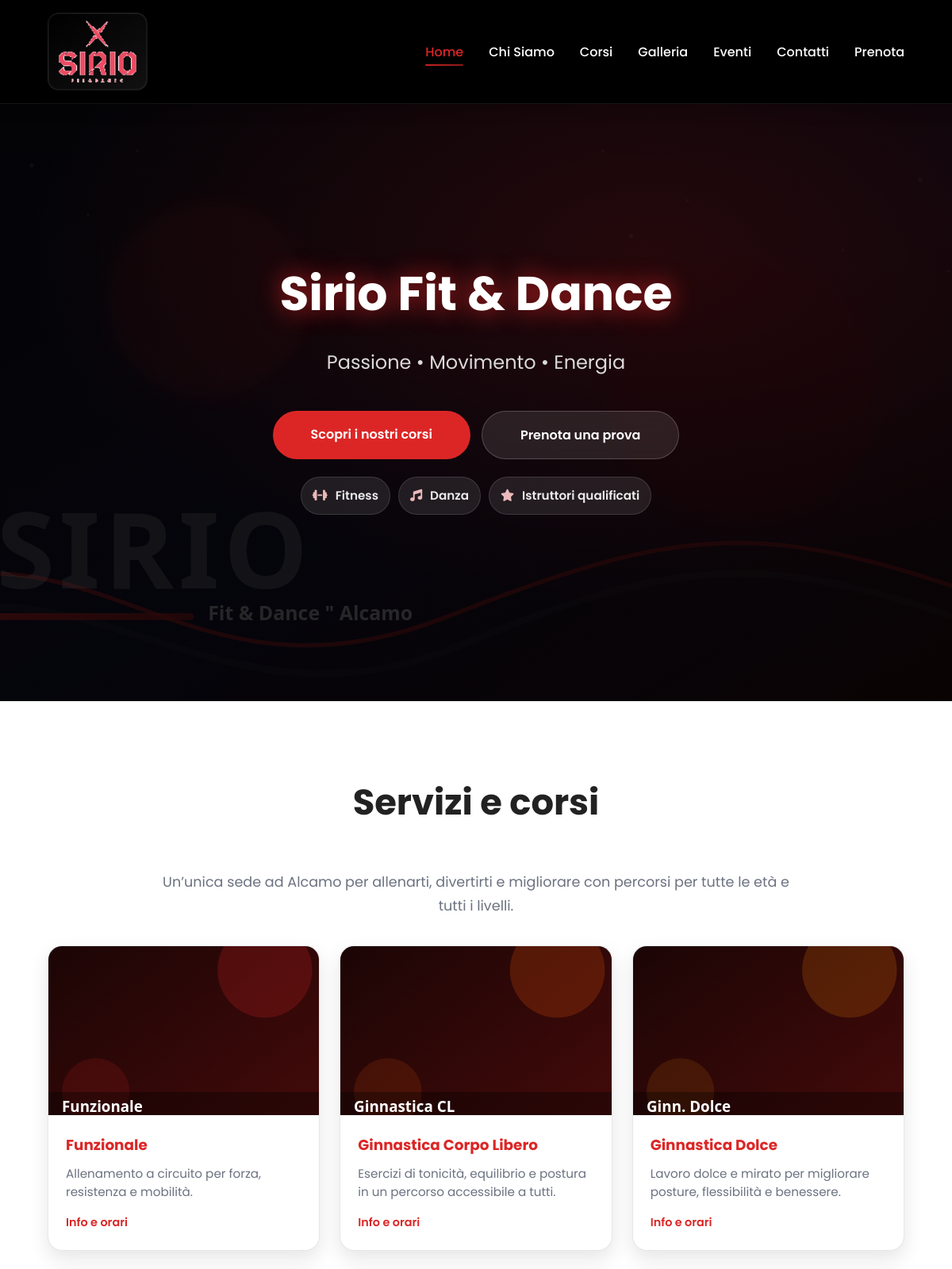
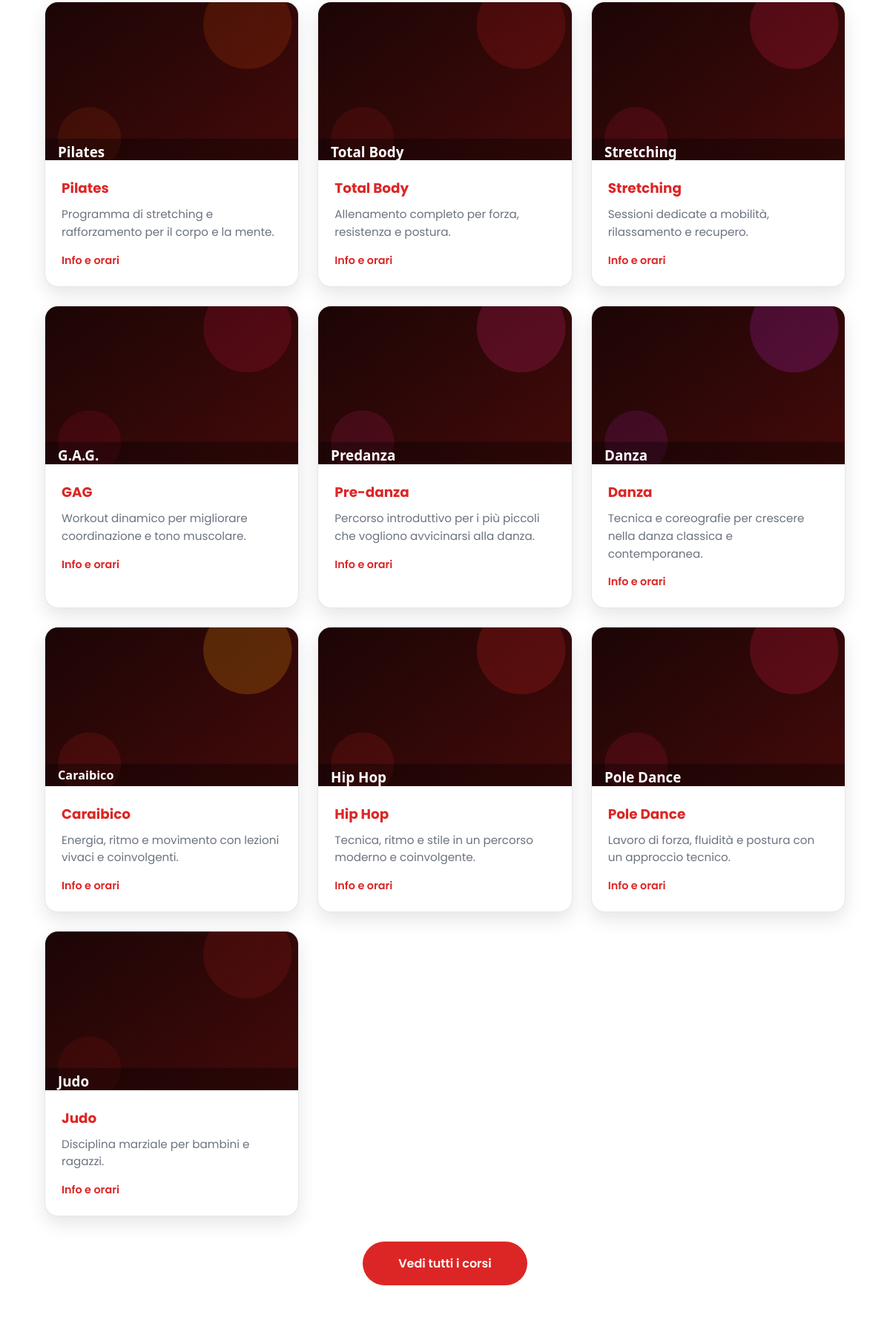
The page / (upper part) on the database its author committed (2 pictures, top to bottom).
### tables this page shows
CREATE TABLE IF NOT EXISTS site_content (
  id INT AUTO_INCREMENT PRIMARY KEY,
  content_key VARCHAR(80) NOT NULL UNIQUE,
  content_value LONGTEXT NOT NULL,
  created_at TIMESTAMP DEFAULT CURRENT_TIMESTAMP,
  updated_at TIMESTAMP DEFAULT CURRENT_TIMESTAMP ON UPDATE CURRENT_TIMESTAMP
);

CREATE TABLE IF NOT EXISTS courses (
  id INT AUTO_INCREMENT PRIMARY KEY,
  slug VARCHAR(120) NOT NULL UNIQUE,
  categoria VARCHAR(60) NOT NULL,
  titolo VARCHAR(180) NOT NULL,
  descrizione TEXT NOT NULL,
  immagine VARCHAR(255) NOT NULL DEFAULT 'assets/img/corsi/placeholder.svg',
  disponibile TINYINT(1) NOT NULL DEFAULT 1,
  ordine INT NOT NULL DEFAULT 0,
  orari_testo TEXT NULL,
  orari_json LONGTEXT NULL,
  created_at TIMESTAMP DEFAULT CURRENT_TIMESTAMP,
  updated_at TIMESTAMP DEFAULT CURRENT_TIMESTAMP ON UPDATE CURRENT_TIMESTAMP
);

### includes/functions.php (called while the page is built, shortened)
<?php
function getContent(): array
{
    $conn = db_connect();
    $stmt = $conn->prepare('SELECT content_value FROM site_content WHERE content_key = ? LIMIT 1');
    $key = 'site_data';
    $stmt->bind_param('s', $key);
    $stmt->execute();
    $row = $stmt->get_result()->fetch_assoc();
    if ($row && !empty($row['content_value'])) {
        $decoded = json_decode($row['content_value'], true);
        if (is_array($decoded)) {
            return $decoded;
        }
    }
    $defaults = getDefaultContent();
    return $defaults;
}
function normalizeCourseData(array $row): array
{
    $scheduleData = [];
    $orariJson = trim((string) ($row['orari_json'] ?? ''));
    if ($orariJson !== '') {
        $decoded = json_decode($orariJson, true);
        if (is_array($decoded)) {
            if (isset($decoded['orari_settimana']) && is_array($decoded['orari_settimana'])) {
                $scheduleData['orari_settimana'] = $decoded['orari_settimana'];
            }
        }
    }
    $orariTesto = trim((string) ($row['orari_testo'] ?? ''));
    if ($orariTesto !== '') {
        $scheduleData['orari_testo'] = $orariTesto;
    }
    return [
        'slug' => $row['slug'],
        'categoria' => $row['categoria'],
        'titolo' => $row['titolo'],
        'descrizione' => $row['descrizione'],
        'immagine' => $row['immagine'],
        'disponibile' => (bool) $row['disponibile'],
        'orari_testo' => $scheduleData['orari_testo'] ?? '',
        'orari_settimana' => $scheduleData['orari_settimana'] ?? [],
        'orari' => $scheduleData['orari'] ?? [],
    ];
}
function corsoUrl(array $corso): string {
    return 'corso.php?slug=' . urlencode($corso['slug'] ?? '');
}
function getAllCourses(): array
{
    $conn = db_connect();
    $result = $conn->query('SELECT * FROM courses ORDER BY ordine, titolo');
    $corsi = [];
    while ($row = $result->fetch_assoc()) {
        $corso = normalizeCourseData($row);
        $corso['id'] = (int) $row['id'];
        $corsi[] = $corso;
    }
    return $corsi;
}
$content = getContent();
?>

### includes/course-card.php (the view, shortened to what this page needs)
<?php
$disponibile = !empty($corso['disponibile']);
$url = corsoUrl($corso);
$showImage = empty($noCardImage);
$img = $corso['immagine'] ?? 'assets/img/corsi/placeholder.svg';
$ctaLabel = $disponibile ? 'Info e orari' : 'Prossimamente';
?>
<?php if ($showImage): ?>
<a class="course-card course-card-link" href="<?= htmlspecialchars($url) ?>">
  <div class="course-card-media">
    <img src="<?= htmlspecialchars($img) ?>" alt="<?= htmlspecialchars($corso['titolo']) ?>" loading="lazy">
  </div>
  <div class="course-card-body">
    <h3><?= htmlspecialchars($corso['titolo']) ?></h3>
    <p><?= htmlspecialchars($corso['descrizione']) ?></p>
    <span class="course-card-cta"><?= $ctaLabel ?></span>
  </div>
</a>
<?php endif; ?>

### index.php (shortened to what this page needs)
<?php require 'header.php'; ?>
<section class="hero">
  <div class="hero-content">
    <h1><?= $content['home']['hero_title'] ?></h1>
    <p class="subtitle"><?= $content['home']['hero_subtitle'] ?></p>
    <div class="hero-actions">
      <a href="corsi.php" class="btn"><?= $content['home']['hero_button'] ?></a>
      <a href="contatti.php" class="btn secondary">Prenota una prova</a>
    </div>
    <div class="hero-badges" aria-label="Punti di forza">
      <span class="badge"><i class="fa-solid fa-dumbbell"></i> Fitness</span>
      <span class="badge"><i class="fa-solid fa-music"></i> Danza</span>
      <span class="badge"><i class="fa-solid fa-star"></i> Istruttori qualificati</span>
    </div>
  </div>
</section>
<section class="section">
  <div class="container">
    <h2>Servizi e corsi</h2>
    <p class="lead">Un’unica sede ad Alcamo per allenarti, divertirti e migliorare con percorsi per tutte le età e tutti i livelli.</p>
    <div class="courses-grid" style="margin-top: 34px;">
      <?php $homeCourses = getAllCourses(); if (empty($homeCourses)) { $homeCourses = $content['corsi']['lista'] ?? []; } foreach ($homeCourses as $corso): ?>
        <?php include __DIR__ . '/includes/course-card.php'; ?>
      <?php endforeach; ?>
    </div>
    <div style="margin-top: 34px;">
      <a class="btn" href="corsi.php">Vedi tutti i corsi</a>
    </div>
  </div>
</section>
<?php require 'footer.php'; ?>

### assets/css/style.css (style rules this page uses)
* { margin: 0; padding: 0; box-sizing: border-box; }
body { font-family: 'Poppins', sans-serif; line-height: 1.7; color: #333; background: #ffffff; }
:root { --bg: #0f0a0a; --bg-2: #111; --text: #111827; --muted: #6b7280; --brand: #dc2626; --brand-hover: #ef4444; --brand-2: #991b1b; --card: #ffffff; --border: rgba(17, 24, 39, 0.10); --shadow: 0 10px 25px rgba(0,0,0,0.10); --shadow-2: 0 20px 40px rgba(220, 38, 38, 0.20); --radius: 18px; }
.container { max-width: 1200px; margin: 0 auto; padding: 0 5%; }
.hero { height: 100vh; background: linear-gradient(rgba(0,0,0,0.7), rgba(0,0,0,0.75)), url('../img/hero.svg') center/cover no-repeat; display: flex; align-items: center; justify-content: center; text-align: center; color: white; }
.hero-content h1 { font-size: clamp(2.6rem, 5vw, 4.8rem); margin-bottom: 1rem; text-shadow: 0 0 30px rgba(220, 38, 38, 0.85); }
.subtitle { font-size: 1.5rem; margin-bottom: 2.5rem; color: rgba(255,255,255,0.85); }
.btn { display: inline-block; padding: 16px 48px; background: var(--brand); color: white; border-radius: 50px; text-decoration: none; font-weight: 600; transition: all 0.4s ease; border: 0; cursor: pointer; }
.btn.secondary { background: rgba(255,255,255,0.10); border: 1px solid rgba(255,255,255,0.20); backdrop-filter: blur(10px); }
.hero-actions { display: flex; gap: 14px; justify-content: center; flex-wrap: wrap; }
.hero-badges { margin-top: 22px; display: flex; gap: 10px; justify-content: center; flex-wrap: wrap; opacity: 0.92; }
.badge { display: inline-flex; align-items: center; gap: 10px; padding: 10px 14px; border-radius: 999px; background: rgba(255,255,255,0.10); border: 1px solid rgba(255,255,255,0.14); font-weight: 600; font-size: 0.95rem; }
.badge i { color: #fecaca; }
.section { padding: 90px 0; text-align: center; }
.section h2 { font-size: 2.8rem; margin-bottom: 3rem; color: #222; }
.section .lead { max-width: 820px; margin: 0 auto; color: var(--muted); font-size: 1.1rem; }
.courses-grid { display: grid; grid-template-columns: repeat(auto-fit, minmax(280px, 1fr)); gap: 25px; max-width: 1200px; margin: 0 auto; }
.course-card, .course-card-link { background: white; border-radius: var(--radius); overflow: hidden; box-shadow: var(--shadow); transition: all 0.35s ease; border: 1px solid var(--border); text-align: left; display: flex; flex-direction: column; }
a.course-card-link, a.course-card-link:link, a.course-card-link:visited, a.course-card-link:hover, a.course-card-link:focus, a.course-card-link:active { text-decoration: none; color: var(--text); }
a.course-card-link h3, a.course-card-link:visited h3, a.course-card-link:hover h3 { text-decoration: none; color: var(--brand); }
a.course-card-link p, a.course-card-link:visited p, a.course-card-link:hover p { text-decoration: none; color: var(--muted); }
a.course-card-link .course-card-cta, a.course-card-link:visited .course-card-cta, a.course-card-link:hover .course-card-cta { text-decoration: none; color: var(--brand); }
.course-card-media { aspect-ratio: 16 / 10; overflow: hidden; background: #f3f4f6; }
.course-card-media img { width: 100%; height: 100%; object-fit: cover; display: block; }
.course-card-body { padding: 22px; }
.course-card h3, .course-card-link h3 { color: var(--brand); margin-bottom: 8px; font-size: 1.15rem; }
.course-card p, .course-card-link p { color: var(--muted); font-size: 0.95rem; line-height: 1.55; }
.course-card-cta { display: inline-block; margin-top: 14px; font-size: 0.9rem; font-weight: 600; color: var(--brand); text-decoration: none; }

### rows shown on the page
site_content: content_value "Sirio Fit & Dance", content_value "Passione • Movimento • Energia", content_value "Scopri i nostri corsi"
courses: immagine (picture), titolo "Funzionale", descrizione "Allenamento a circuito per forza, resistenza e mobilità.", disponibile "Info e orari"
courses: immagine (picture), titolo "Ginnastica Corpo Libero", descrizione "Esercizi di tonicità, equilibrio e postura in un percorso accessibile a tutti.", disponibile "Info e orari"
courses: immagine (picture), titolo "Ginnastica Dolce", descrizione "Lavoro dolce e mirato per migliorare posture, flessibilità e benessere.", disponibile "Info e orari"
courses: immagine (picture), titolo "Pilates", descrizione "Programma di stretching e rafforzamento per il corpo e la mente.", disponibile "Info e orari"
courses: immagine (picture), titolo "Total Body", descrizione "Allenamento completo per forza, resistenza e postura.", disponibile "Info e orari"
courses: immagine (picture), titolo "Stretching", descrizione "Sessioni dedicate a mobilità, rilassamento e recupero.", disponibile "Info e orari"
courses: immagine (picture), titolo "GAG", descrizione "Workout dinamico per migliorare coordinazione e tono muscolare.", disponibile "Info e orari"
courses: immagine (picture), titolo "Pre-danza", descrizione "Percorso introduttivo per i più piccoli che vogliono avvicinarsi alla danza.", disponibile "Info e orari"
courses: immagine (picture), titolo "Danza", descrizione "Tecnica e coreografie per crescere nella danza classica e contemporanea.", disponibile "Info e orari"
courses: immagine (picture), titolo "Caraibico", descrizione "Energia, ritmo e movimento con lezioni vivaci e coinvolgenti.", disponibile "Info e orari"
courses: immagine (picture), titolo "Hip Hop", descrizione "Tecnica, ritmo e stile in un percorso moderno e coinvolgente.", disponibile "Info e orari"
courses: immagine (picture), titolo "Pole Dance", descrizione "Lavoro di forza, fluidità e postura con un approccio tecnico.", disponibile "Info e orari"
courses: immagine (picture), titolo "Judo", descrizione "Disciplina marziale per bambini e ragazzi.", disponibile "Info e orari"
